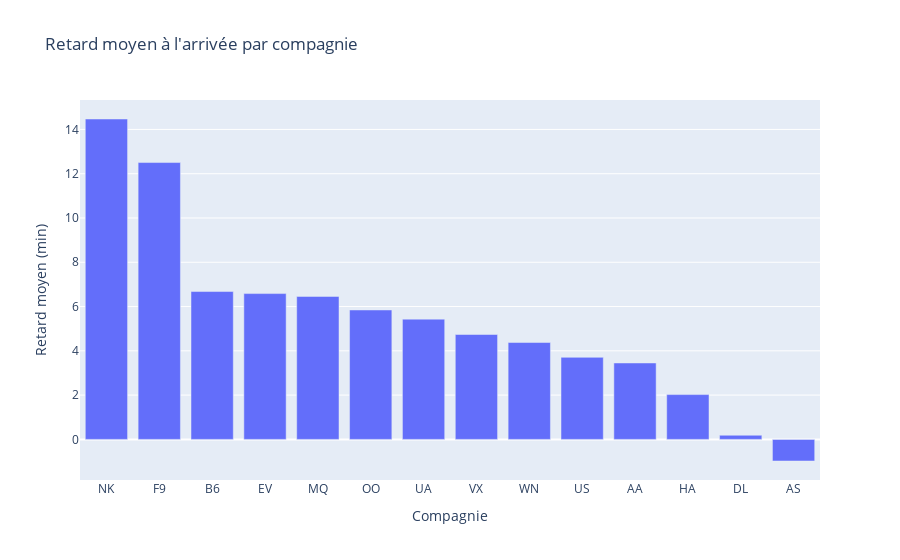

Notebook source saved alongside this figure:
### Markdown cell above
**Retard moyen arrivée par compagnie**

### Code cell
avg_delay_df = flights_df.groupBy("AIRLINE").agg(
    avg("ARRIVAL_DELAY").alias("avg_arrival_delay")
)

avg_delay_pd = avg_delay_df.toPandas()

fig = px.bar(
    avg_delay_pd.sort_values(by="avg_arrival_delay", ascending=False),
    x="AIRLINE",
    y="avg_arrival_delay",
    title="Retard moyen à l'arrivée par compagnie",
    labels={"avg_arrival_delay": "Retard moyen (min)", "AIRLINE": "Compagnie"},
)
fig.show()

### Figure 1 — Plotly figure (JSON) as saved in the notebook; plotly's stock layout.template omitted (floating-point values rounded to 4 significant figures)
{"data": [{"hovertemplate": "Compagnie=%{x}<br>Retard moyen (min)=%{y}<extra></extra>", "legendgroup": "", "marker": {"color": "#636efa", "pattern": {"shape": ""}}, "name": "", "orientation": "v", "showlegend": false, "textposition": "auto", "type": "bar", "x": ["NK", "F9", "B6", "EV", "MQ", "OO", "UA", "VX", "WN", "US", "AA", "HA", "DL", "AS"], "xaxis": "x", "y": [14.47, 12.5, 6.678, 6.585, 6.458, 5.846, 5.432, 4.738, 4.375, 3.706, 3.451, 2.023, 0.1868, -0.9766], "yaxis": "y"}], "layout": {"barmode": "relative", "legend": {"tracegroupgap": 0}, "title": {"text": "Retard moyen à l'arrivée par compagnie"}, "xaxis": {"anchor": "y", "domain": [0, 1], "title": {"text": "Compagnie"}}, "yaxis": {"anchor": "x", "domain": [0, 1], "title": {"text": "Retard moyen (min)"}}}}
